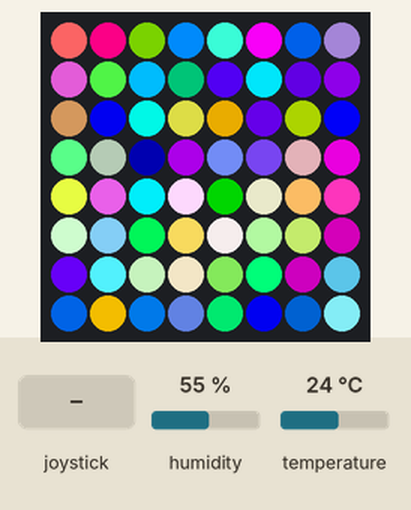
Recording of a program running on a simulated Raspberry Pi (BCM pin numbers) with a Sense HAT. Parts: the Sense HAT's 8×8 RGB LED matrix. The inputs (shaded band) are chosen by the test bench; at power-on: humidity 55 %, temperature 24 °C. Random numbers come from a fixed seed; the 64×8 strip is a reading aid, not a part: it shows the text the matrix is scrolling, unrolled, one strip-width of it at a time.

Above: at 1.25 s.
1.3 s: joystick pushed up
At 5.7 s:
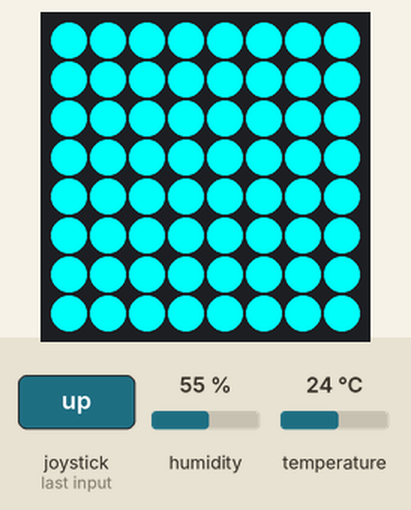
5.9 s: joystick pushed down
At 11.04 s:
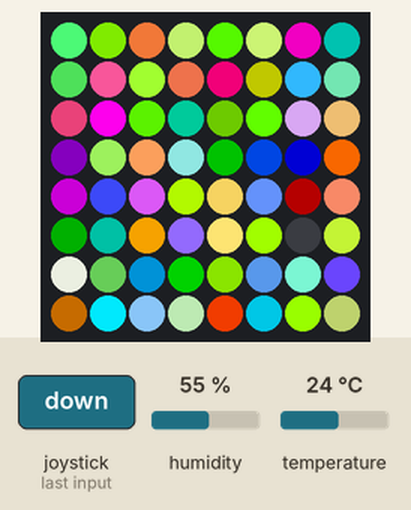
At 11.64 s:
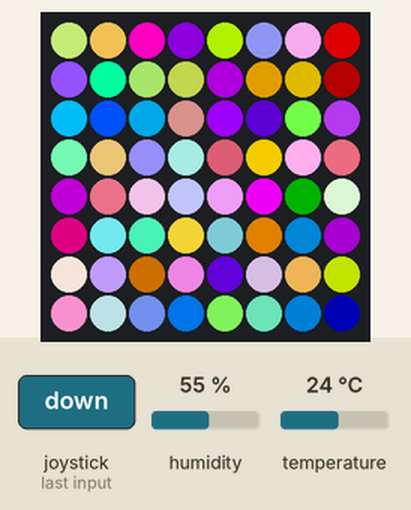

The program:

sparklestick.py
```python
#!/usr/bin/python
from sense_hat import SenseHat
from random import randint
from time import sleep
import time
sense = SenseHat()

sense.rotation = 90
sleep_delay = 0.001
message_speed = 0.05
is_paused = False
is_sparkling = True
displayMode = 2
animationMode = 0

# colors
red = (255, 0, 0)        # red
orange = (255, 128, 0)   # orange
yellow = (255, 255, 0)   # yellow
green = (0, 255, 0)      # green
cyan = (0, 255, 255)     # cyan
blue = (0, 0, 255)       # blue
purple = (255, 0, 255)   # purple
pink = (255, 128, 128)   # pink
white = (255, 255, 255)  # white
blank = (0, 0, 0)        # blank

# rainbow array
pixels = [
    [255, 0, 0], [255, 0, 0], [255, 87, 0], [255, 196, 0], [205, 255, 0], [95, 255, 0], [0, 255, 13], [0, 255, 122],
    [255, 0, 0], [255, 96, 0], [255, 205, 0], [196, 255, 0], [87, 255, 0], [0, 255, 22], [0, 255, 131], [0, 255, 240],
    [255, 105, 0], [255, 214, 0], [187, 255, 0], [78, 255, 0], [0, 255, 30], [0, 255, 140], [0, 255, 248], [0, 152, 255],
    [255, 223, 0], [178, 255, 0], [70, 255, 0], [0, 255, 40], [0, 255, 148], [0, 253, 255], [0, 144, 255], [0, 34, 255],
    [170, 255, 0], [61, 255, 0], [0, 255, 48], [0, 255, 157], [0, 243, 255], [0, 134, 255], [0, 26, 255], [83, 0, 255],
    [52, 255, 0], [0, 255, 57], [0, 255, 166], [0, 235, 255], [0, 126, 255], [0, 17, 255], [92, 0, 255], [201, 0, 255],
    [0, 255, 66], [0, 255, 174], [0, 226, 255], [0, 117, 255], [0, 8, 255], [100, 0, 255], [210, 0, 255], [255, 0, 192],
    [0, 255, 183], [0, 217, 255], [0, 109, 255], [0, 0, 255], [110, 0, 255], [218, 0, 255], [255, 0, 183], [255, 0, 74]
]
msleep = lambda x: time.sleep(x / 1000.0)

def next_colour(pix):
    r = pix[0]
    g = pix[1]
    b = pix[2]
    if (r == 255 and g < 255 and b == 0):
        g += 1
    if (g == 255 and r > 0 and b == 0):
        r -= 1
    if (g == 255 and b < 255 and r == 0):
        b += 1
    if (b == 255 and g > 0 and r == 0):
        g -= 1
    if (b == 255 and r < 255 and g == 0):
        r += 1
    if (r == 255 and b > 0 and g == 0):
        b -= 1
    pix[0] = r
    pix[1] = g
    pix[2] = b

def rainbowSparkle():
    global pixels
    for pix in pixels:
        next_colour(pix)
    sense.set_pixels(pixels)

def randomSparkle():
    x = randint(0, 7)
    y = randint(0, 7)
    r = randint(0, 255)
    g = randint(0, 255)
    b = randint(0, 255)
    #print("x", x, "y", y, ": ",r,",",g,",",b)
    sense.set_pixel(x, y, r, g, b)

def sparkle():
    global is_paused, displayMode, animationMode
    if displayMode == 0:
        return()
    if not is_paused and animationMode == 0:
        randomSparkle()
    elif not is_paused and animationMode == 1:
        rainbowSparkle()

def showMessage(str):
    is_paused = True
    sense.show_message(str, text_colour=purple, back_colour=cyan, scroll_speed=message_speed)
    sleep(1)
    is_paused = False

def toggleDisplayBrightness():
    global displayMode
    displayMode += 1
    if displayMode > 2:
        displayMode = 0
        sense.clear()
    elif displayMode == 1:
        sense.low_light = False
    else:
        sense.low_light = True
    print("displayMode = ",displayMode)

def showTemp():
    celsius = sense.get_temperature()
    fahrenheit = round((celsius * 1.8) + 32, 2)
    showMessage("Temp %s F" % fahrenheit)

def showPressure():
    pressure = round(sense.get_pressure(), 2)
    showMessage("Pressure %s" % pressure)

def showHumidity():
    humidity = round(sense.get_humidity(), 2)
    showMessage("Humidity %s" % humidity)

def showCompass():
    north = round(sense.get_compass(), 2)
    showMessage("Compass %s" % north)

try:
    while True:
        sparkle()
        msleep(sleep_delay)
        for event in sense.stick.get_events():
            if event.action == "pressed":
                #print(event.direction)
                if event.direction == 'up':
                    #showMessage("Up")
                    #showMessage("<- Left")
                    showHumidity()
                elif event.direction == 'down':
                    #showMessage("Down")
                    #showMessage("Right ->")
                    showTemp()
                elif event.direction == 'left':
                    #showMessage("Left")
                    #showMessage("Down \/")
                    animationMode = 1
                    #showTemp()
                elif event.direction == 'right':
                    #showMessage("Right")
                    #showMessage("/\\ Up")
                    animationMode = 0
                    #showCompass()
                elif event.direction == 'middle':
                    #showMessage("Click")
                    toggleDisplayBrightness()
except KeyboardInterrupt:
    print('Goodbye World!')
```
